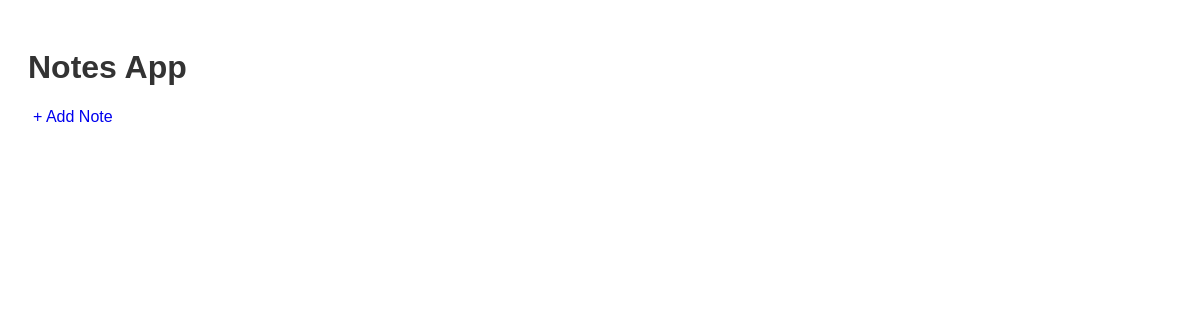
Before: / with the older database file.
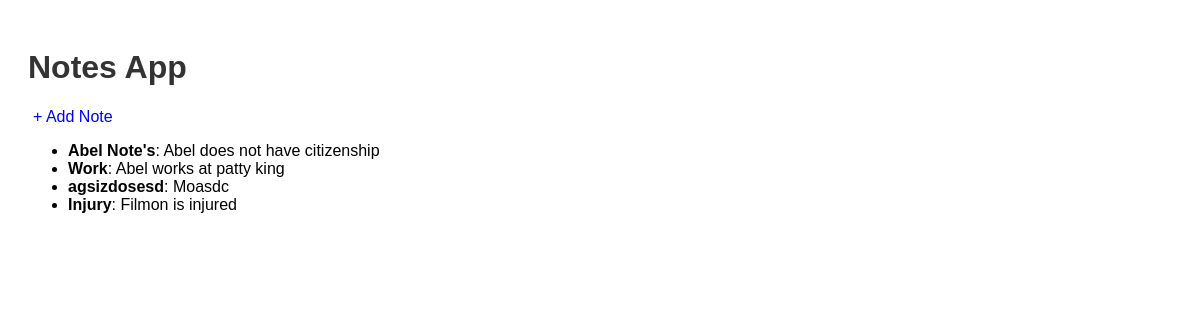
After: the same page with the newer database file.
### tables this page shows
CREATE TABLE notes (
                id INTEGER PRIMARY KEY AUTOINCREMENT,
                title TEXT NOT NULL,
                content TEXT NOT NULL
            );

### app.py (the view)
@app.route('/')
def index():
    with get_db_connection() as conn:
        notes = conn.execute("SELECT * FROM notes").fetchall()
    return render_template('index.html', notes=notes)

### app.py (called while the page is built)
def get_db_connection():
    conn = sqlite3.connect(DB_NAME)
    conn.row_factory = sqlite3.Row  # optional: access columns by name in templates
    return conn

### templates/index.html
{% extends 'base.html' %}
{% block content %}
<a href="{{ url_for('add_note') }}">+ Add Note</a>
<ul>
    {% for note in notes %}
        <li><strong>{{ note[1] }}</strong>: {{ note[2] }}</li>
    {% endfor %}
</ul>
{% endblock %}

### templates/base.html (shortened to what this page needs)
<!DOCTYPE html>
<html lang="en">
<head>
    <link rel="stylesheet" href="{{ url_for('static', filename='style.css') }}">
</head>
<body>
    <h1>Notes App</h1>
    {% block content %}{% endblock %}
</body>
</html>

### static/style.css (style rules this page uses)
body { font-family: Arial, sans-serif; padding: 20px; }
h1 { color: #333; }
a { text-decoration: none; margin: 5px; }

Changed rows visible on the page:
added notes: title "Abel Note's", content "Abel does not have citizenship"
added notes: title "Work", content "Abel works at patty king"
added notes: title "agsizdosesd", content "Moasdc"
added notes: title "Injury", content "Filmon is injured"
